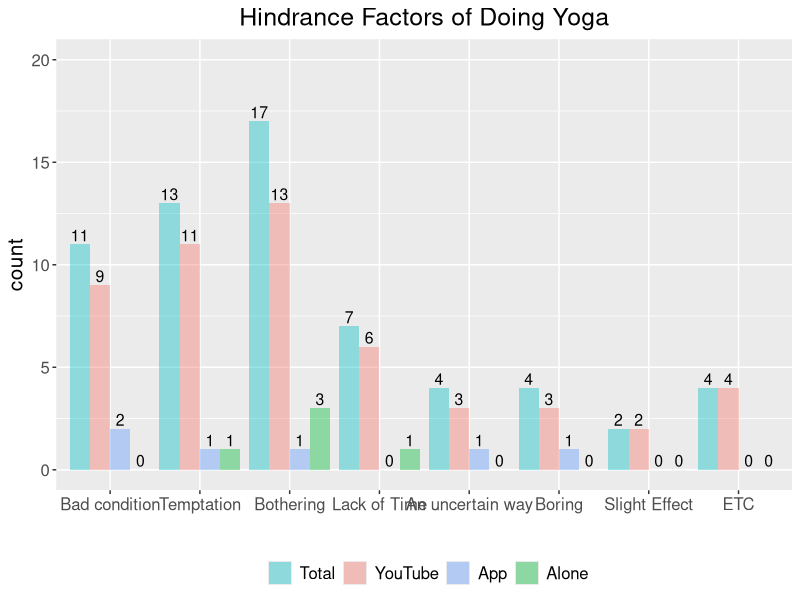
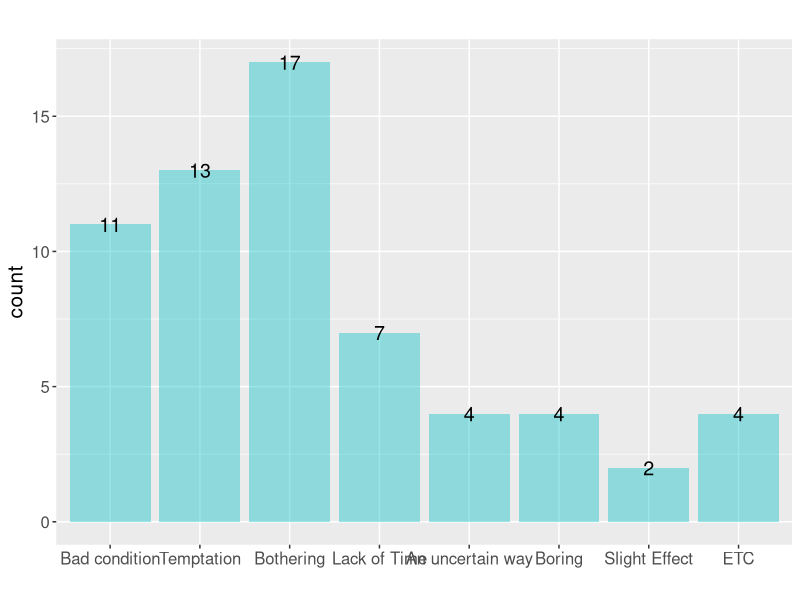
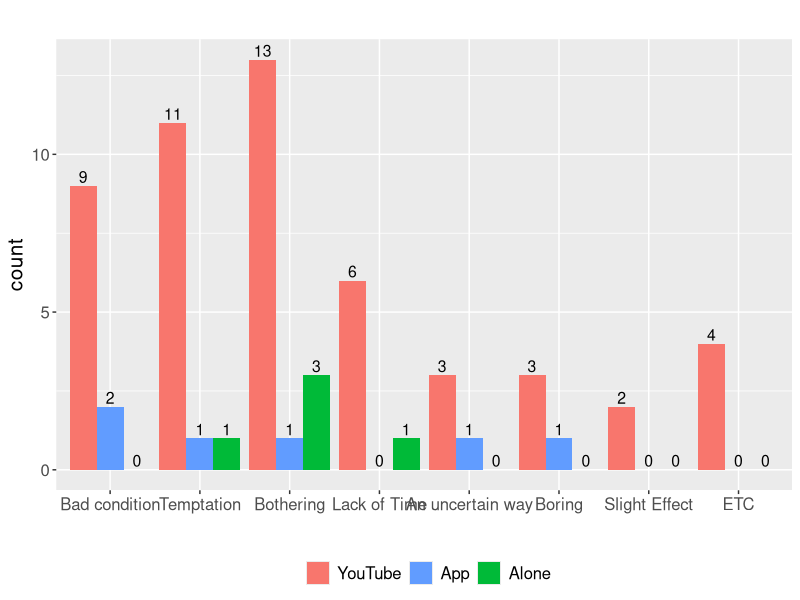
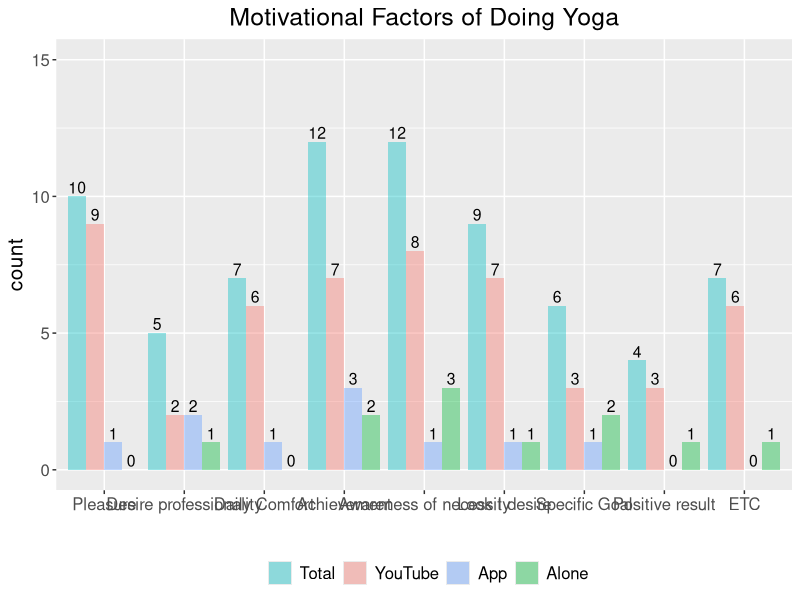
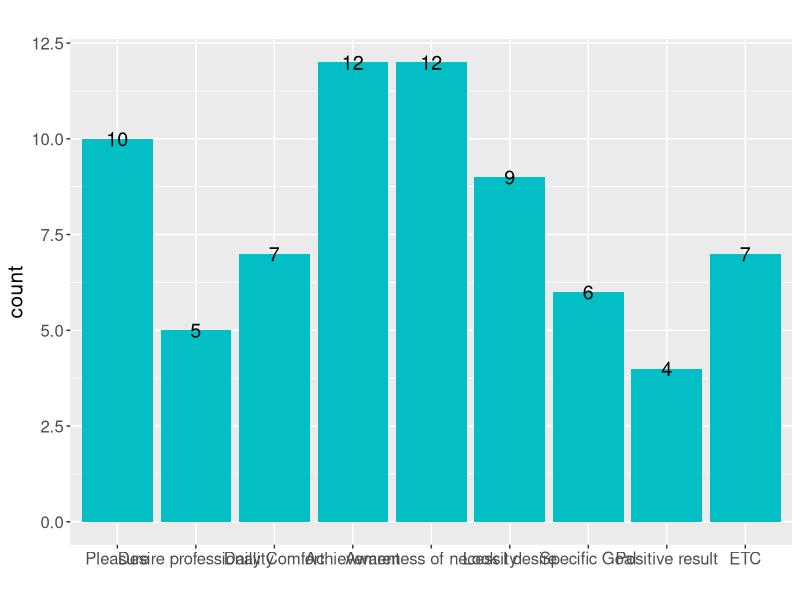
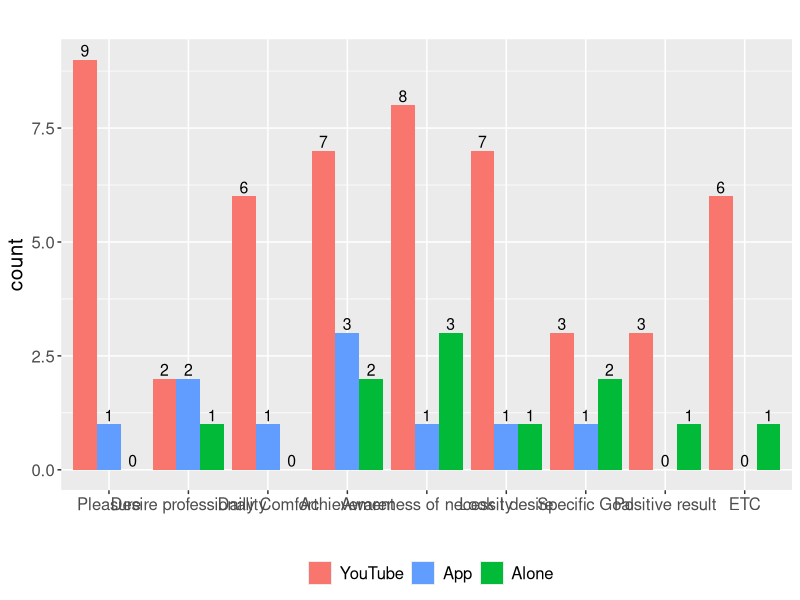
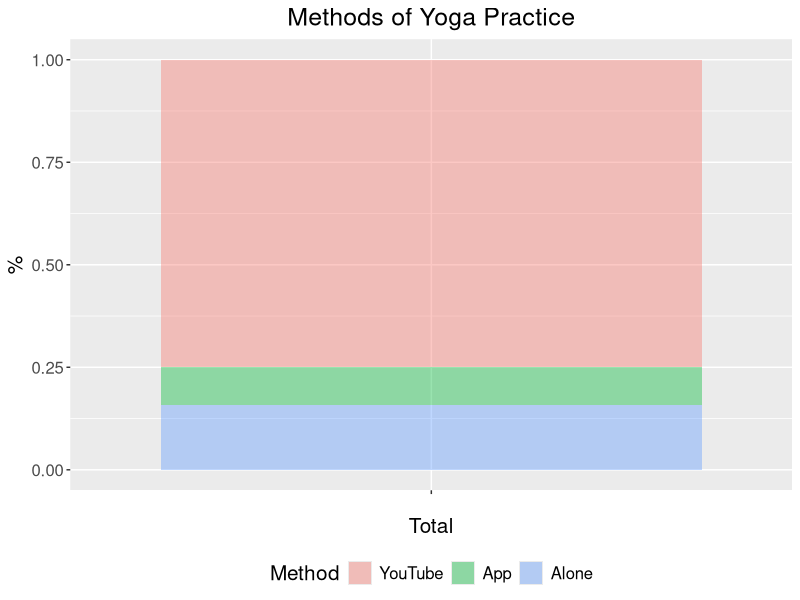
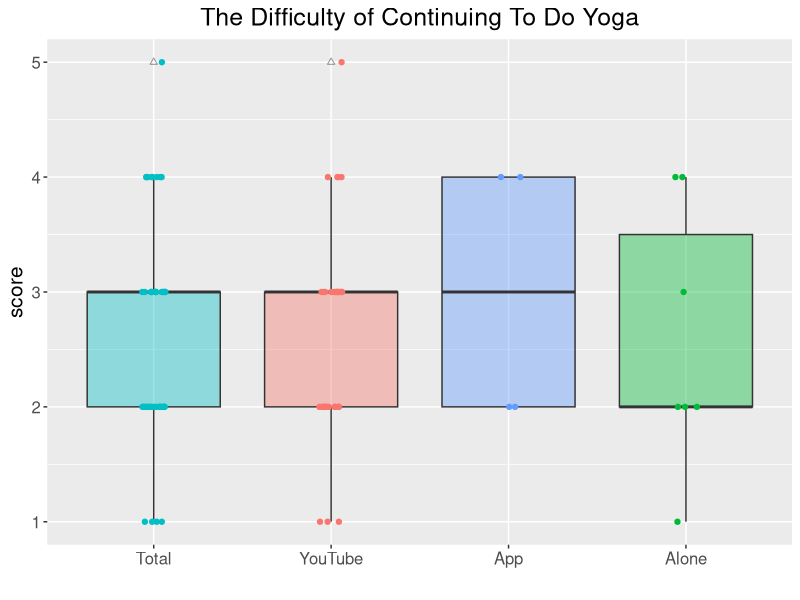

Write R code to recreate these figures, in order.
library(ggplot2)
library(plyr)
library(dplyr)

# ---------------- #
# RED:   "#F8766D" #
# *BLUE: "#01BFC4" #
# GREEN: "#00ba38" #
# BLUE:  "#619cff" #
# ---------------- #


### Set File Path for Window Environment
setwd('C:/Users/LeeSooHwan/Desktop/github/byteeVisualization')
### Set File Path for Mac Environment
setwd("/Users/Soohwan/Desktop/github/byteeVisualization")


### Start y axis
# Start Y axis from n
require(scales)
my_trans <- function(from=0) 
{
  trans <- function(x) x-from
  inv <- function(x) x+from
  trans_new("myscale", trans, inv, 
            domain = c(from, Inf))
}


### failFactor Visualization
# Load Whole Data
failFactor <- read.csv(file = "./data/backgroundResearch/revisedData/failFactor_44.csv", header=T, fileEncoding="UTF-8-BOM")

# Set Variables
failFactor$factor <- factor(failFactor$factor, level = c("badCondition", "temptation", "bothering", "lackOfTime", 
                                                                   "methodUncertainty", "boring", "slightEffect", "ETC"))
failFactor$type <- factor(failFactor$type, level = c("total", "youtube", "app", "alone"))
failFactor$score <- as.numeric(failFactor$score)

# Everything Visualization
factorLabel <- c("Bad condition", "Temptation", "Bothering", "Lack of Time", 
                 "An uncertain way", "Boring", "Slight Effect", "ETC") # Label should be revised!!!

p <- ggplot(failFactor, aes(x=factor, y=score, fill=type, label = score)) +
  geom_bar(stat="identity", position=position_dodge(), alpha=0.4) +
  scale_x_discrete(labels = factorLabel) +
  scale_fill_manual(name = "", labels = c("Total", "YouTube", "App", "Alone"), values = c("total" = "#01BFC4", "youtube" = "#f8766d","app" = "#619cff", "alone" = "#00ba38")) +
  geom_text(size = 4, position=position_dodge(0.9), vjust=-0.25) +
  #scale_y_continuous(trans = my_trans( from=1),breaks = c(0,2,3)) + 
  #coord_cartesian(ylim = c(1, 17)) +
  ylim(0,20) +
  labs(title="Hindrance Factors of Doing Yoga", x="", y = "count") + theme(legend.position="bottom", plot.title = element_text(hjust = 0.5), text=element_text(size=15))
p

# Total Only
failFactorTotal <- subset(failFactor, type == "total")
failFactorTotal$factor <- factor(failFactorTotal$factor, level = c("badCondition", "temptation", "bothering", "lackOfTime", 
                                                         "methodUncertainty", "boring", "slightEffect", "ETC"))
factorLabel <- c("Bad condition", "Temptation", "Bothering", "Lack of Time", 
                 "An uncertain way", "Boring", "Slight Effect", "ETC") # Label should be revised!!!

p<- ggplot(data = failFactorTotal, aes(x=factor, y=score, label=score))+
  geom_bar(stat="identity", fill = "#01BFC4", alpha=0.4) +
  scale_x_discrete(labels = factorLabel) +
  geom_text(size = 5, position = "identity") +
  labs(title="", x="", y = "count") +
  theme(legend.position="none", plot.title = element_text(hjust = 0.5), text=element_text(size=15))
print(p)

# 3 Factors Only (YouTube, App, Alone)
failFactorThree <- subset(failFactor, type %in% c("youtube", "app", "alone"))
failFactorThree$factor <- factor(failFactorThree$factor, level = c("badCondition", "temptation", "bothering", "lackOfTime", 
                                                                   "methodUncertainty", "boring", "slightEffect", "ETC"))
failFactorThree$type <- factor(failFactorThree$type, level = c("youtube", "app", "alone"))
failFactorThree$score <- as.numeric(failFactorThree$score)
factorLabel <- c("Bad condition", "Temptation", "Bothering", "Lack of Time", 
                 "An uncertain way", "Boring", "Slight Effect", "ETC") # Label should be revised!!!

p <- ggplot(failFactorThree, aes(x=factor, y=score, fill=type, label = score)) +
  geom_bar(stat="identity", position=position_dodge()) +
  scale_x_discrete(labels = factorLabel) +
  scale_fill_manual(name = "", labels = c("YouTube", "App", "Alone"), values = c("youtube" = "#f8766d","app" = "#619cff", "alone" = "#00ba38")) +
  geom_text(size = 4, position=position_dodge(0.9), vjust=-0.25) +
  labs(title="", x="", y = "count") + theme(legend.position="bottom", plot.title = element_text(hjust = 0.5), text=element_text(size=15))
p


### successFactor Visualization
# Load Whole Data
successFactor <- read.csv(file = "./data/backgroundResearch/revisedData/successFactor_44.csv", header=T, fileEncoding="UTF-8-BOM")

# Everything Visualization
successFactor$factor <- factor(successFactor$factor, level = c("pleasure", "desireProfessional", "dailyComfortable", "satisfaction", 
                                                         "necessityRecognition", "beMyself", "specificGoal","positiveResult", "ETC"))
successFactor$type <- factor(successFactor$type, level = c("total", "youtube", "app", "alone"))
successFactor$score <- as.numeric(successFactor$score)
factorLabel <- c("Pleasure", "Desire professionality", "Daily Comfort", "Achievement", 
                 "Awareness of necessity", "Look I desire", "Specific Goal","Positive result", "ETC") # Label should be revised!!!

p <- ggplot(successFactor, aes(x=factor, y=score, fill=type, label = score)) +
  geom_bar(stat="identity", position=position_dodge(), alpha=0.4) +
  scale_x_discrete(labels = factorLabel) +
  #scale_y_continuous(trans = my_trans( from=1),breaks = c(1,2,3,4,5)) + 
  #coord_cartesian(ylim = c(1, 15)) +
  scale_fill_manual(name = "", labels = c("Total", "YouTube", "App", "Alone"), values = c("total" = "#01BFC4", "youtube" = "#f8766d","app" = "#619cff", "alone" = "#00ba38")) +
  geom_text(size = 4, position=position_dodge(0.9), vjust=-0.25) +
  ylim(0,15) +
  labs(title="Motivational Factors of Doing Yoga", x="", y = "count") + theme(legend.position="bottom", plot.title = element_text(hjust = 0.5), text=element_text(size=15))
p

# Total Only
successFactorTotal <- subset(successFactor, type == "total")
successFactorTotal$factor <- factor(successFactorTotal$factor, level = c("pleasure", "desireProfessional", "dailyComfortable", "satisfaction", 
                                                               "necessityRecognition", "beMyself", "specificGoal","positiveResult", "ETC"))
factorLabel <- c("Pleasure", "Desire professionality", "Daily Comfort", "Achievement", 
                 "Awareness of necessity", "Look I desire", "Specific Goal","Positive result", "ETC") # Label should be revised!!!

p<- ggplot(data = successFactorTotal, aes(x=factor, y=score, label=score))+
  geom_bar(stat="identity", fill = "#01BFC4") +
  scale_x_discrete(labels = factorLabel) +
  geom_text(size = 5, position = "identity") +
  labs(title="", x="", y = "count") +
  theme(legend.position="none", plot.title = element_text(hjust = 0.5), text=element_text(size=15))
print(p)

# 3 Factors Only (Youtube, App, Alone)
successFactorThree <- subset(successFactor, type %in% c("youtube", "app", "alone"))
successFactorThree$factor <- factor(successFactorThree$factor, level = c("pleasure", "desireProfessional", "dailyComfortable", "satisfaction", 
                                                                         "necessityRecognition", "beMyself", "specificGoal","positiveResult", "ETC"))
successFactorThree$type <- factor(successFactorThree$type, level = c("youtube", "app", "alone"))
successFactorThree$score <- as.numeric(successFactorThree$score)
factorLabel <- c("Pleasure", "Desire professionality", "Daily Comfort", "Achievement", 
                 "Awareness of necessity", "Look I desire", "Specific Goal","Positive result", "ETC") # Label should be revised!!!

p <- ggplot(successFactorThree, aes(x=factor, y=score, fill=type, label = score)) +
  geom_bar(stat="identity", position=position_dodge()) +
  scale_x_discrete(labels = factorLabel) +
  scale_fill_manual(name = "", labels = c("YouTube", "App", "Alone"), values = c("youtube" = "#f8766d","app" = "#619cff", "alone" = "#00ba38")) +
  geom_text(size = 4, position=position_dodge(0.9), vjust=-0.25) +
  labs(title="", x="", y = "count") + theme(legend.position="bottom", plot.title = element_text(hjust = 0.5), text=element_text(size=15))
p

### 5-points Likert Scale Visualization
# Necessary Function - Start Y axis from n
require(scales)
my_trans <- function(from=0) 
{
  trans <- function(x) x-from
  inv <- function(x) x+from
  trans_new("myscale", trans, inv, 
            domain = c(from, Inf))
}


# Load Whole Data
likertScale <- read.csv(file = "./data/backgroundResearch/revisedData/likertScale_44.csv", header=T, fileEncoding="UTF-8-BOM")
likertScale <-likertScale[,c(1:4)]
likertScale$type <- as.factor(likertScale$type)
likertScale$total <- as.factor(likertScale$total)

likertScaleYoutube <- subset(likertScale, type == "youtube")
likertScaleApp <- subset(likertScale, type == "app")
likertScaleAlone <- subset(likertScale, type == "alone")

# Normality Test
shapiro.test(likertScale$score)    # Whole
shapiro.test(likertScaleYoutube$score)    # Youtube
shapiro.test(likertScaleApp$score)    # App
shapiro.test(likertScaleAlone$score)    # Alone

# Check number of each reponses
length(which(likertScale$type=="youtube"))
length(which(likertScale$type=="app"))
length(which(likertScale$type=="alone"))

# Composition Plot
methodComposition <- read.csv(file = "./data/backgroundResearch/revisedData/methodComposition_44.csv", header=T, fileEncoding="UTF-8-BOM")
methodComposition$method <- factor(methodComposition$method, level = c("youtube", "app", "alone"))
factorLabel <- c("YouTube", "App", "Alone") # Label should be revised!!!

p <- ggplot(methodComposition, aes("", fill=method)) + geom_bar(position="fill", alpha=0.4) +
  labs(title="Methods of Yoga Practice", x="Total", y = "%") +
  scale_fill_discrete(name = "Method", labels = factorLabel) +
  theme(legend.position="bottom", plot.title = element_text(hjust = 0.5), text=element_text(size=15))
  #coord_polar(theta = "y")
p

# Boxplot - Whole
likertScaleWithTotal <- read.csv(file = "./data/backgroundResearch/revisedData/likertScaleWithTotal_44.csv", header=T, fileEncoding="UTF-8-BOM")
likertScaleWithTotal <-likertScaleWithTotal[,c(1:3)]
likertScaleWithTotal$type <- factor(likertScaleWithTotal$type, level = c("total", "youtube", "app", "alone"))
factorLabel <- c("Total", "YouTube", "App", "Alone") # Label should be revised!!!

p <- ggplot(likertScaleWithTotal, aes(x=type, y=score, fill = type)) + geom_boxplot(alpha=0.4, outlier.color = 'black',outlier.shape = 2) +
  scale_x_discrete(labels = factorLabel) +
  scale_fill_manual(name = "", labels = c("Total", "YouTube", "App", "Alone"), values = c("total"="#01BFC4", "youtube" = "#f8766d","app" = "#619cff", "alone" = "#00ba38")) +
  geom_point(aes(color = type), position=position_jitterdodge(), show.legend = F) +
  scale_color_manual(values = c("total" = "#01BFC4", "youtube" = "#f8766d","app" = "#619cff", "alone" = "#00ba38"))+
  #scale_color_manual(values = c("#01BFC4", "#01BFC4", "#01BFC4", "#01BFC4", "#01BFC4", "#01BFC4", "#01BFC4")) +
  labs(title="The Difficulty of Continuing To Do Yoga", x="", y = "score") +
  theme(plot.title = element_text(hjust = 0.5), text=element_text(size=15),legend.position = "")
p

# Boxplot - Total Only
p <- ggplot(likertScale, aes(x=total, y=score)) + geom_boxplot(fill="#01BFC4", alpha=0.4, outlier.color = 'black',outlier.shape = 2) +
  scale_x_discrete(labels = "Total") +
  geom_point(aes(color = total), position=position_jitterdodge(), show.legend = F) +
  scale_color_manual(values = "#01BFC4")+
  labs(title="", x="", y = "score") +
  theme(plot.title = element_text(hjust = 0.5), text=element_text(size=15),legend.position = "bottom")
p

# Boxplot - 3 factors Only (youtube, app, alone)
likertScale$type <- factor(likertScale$type, level = c("youtube", "app", "alone"))
factorLabel <- c("YouTube", "App", "Alone") # Label should be revised!!!

p <- ggplot(likertScale, aes(x=type, y=score, fill = type)) + geom_boxplot(alpha=0.4, outlier.color = 'black',outlier.shape = 2) +
  scale_x_discrete(labels = factorLabel) +
  scale_fill_manual(name = "", labels = c("YouTube", "App", "Alone"), values = c("youtube" = "#f8766d","app" = "#619cff", "alone" = "#00ba38")) +
  geom_point(aes(color = type), position=position_jitterdodge(), show.legend = F) +
  scale_color_manual(values = c("youtube" = "#f8766d","app" = "#619cff", "alone" = "#00ba38"))+
  #scale_color_manual(values = c("#01BFC4", "#01BFC4", "#01BFC4", "#01BFC4", "#01BFC4", "#01BFC4", "#01BFC4")) +
  labs(title="", x="", y = "score") +
  theme(plot.title = element_text(hjust = 0.5), text=element_text(size=15),legend.position = "")
p

#################
### Total
# 95% Confidence Interval - Total
likertScaleTotalOnly <- read.csv(file = "./data/backgroundResearch/revisedData/likertScaleTotalOnly_44.csv", header=T, fileEncoding="UTF-8-BOM")
os_summary <- data.frame(matrix(ncol = 5))
colnames(os_summary) <- c("type", "meanVal", "sdVal", "seVal", "ciVal")
meanVal <- mean(likertScaleTotalOnly$score)
sdVal <- sd(likertScaleTotalOnly$score)
seVal <- sdVal/sqrt(38)
#ciVal <- 1.96*seVal
ciVal <- qnorm(0.975)*seVal
os_summary <- rbind(os_summary, c("total", round(meanVal,2), round(sdVal,2), round(seVal,2), round(ciVal,2)))
os_summary <- os_summary[-1 , ]
row.names(os_summary) = NULL

os_summary$meanVal = as.numeric(os_summary$meanVal)
os_summary$sdVal = as.numeric(os_summary$sdVal)
os_summary$seVal = as.numeric(os_summary$seVal)
os_summary$ciVal = as.numeric(os_summary$ciVal)

# Default bar plot with 95% confidence level error bar  - Total
os_summary$type <- factor(os_summary$type)
satisfactionLabel <- "Total"
p <- ggplot(os_summary, aes(x=type, y=meanVal)) + 
  geom_bar(stat="identity", position=position_dodge(), fill = "#01BFC4") +
  geom_errorbar(aes(ymin=meanVal-ciVal, ymax=meanVal+ciVal), width=.2,position=position_dodge(.9)) +
  scale_y_continuous(trans = my_trans( from=1),breaks = c(1,2,3,4,5)) + 
  scale_x_discrete(labels = satisfactionLabel) +
  coord_cartesian(ylim = c(1, 5)) +
  #scale_fill_manual(values = "#01BFC4")+
  labs(title="", x="", y = "score") +
  theme(legend.position="none", plot.title = element_text(hjust = 0.5), text=element_text(size=15))
p

### YouTube
# 95% Confidence Interval - Youtube
likertScaleTotalOnly <- read.csv(file = "./data/backgroundResearch/revisedData/likertScaleYoutubeOnly_44.csv", header=T, fileEncoding="UTF-8-BOM")
youtube_summary <- data.frame(matrix(ncol = 5))
colnames(youtube_summary) <- c("type", "meanVal", "sdVal", "seVal", "ciVal")
meanVal <- mean(likertScaleTotalOnly$score)
sdVal <- sd(likertScaleTotalOnly$score)
seVal <- sdVal/sqrt(38)
#ciVal <- 1.96*seVal
ciVal <- qnorm(0.975)*seVal
youtube_summary <- rbind(youtube_summary, c("total", round(meanVal,2), round(sdVal,2), round(seVal,2), round(ciVal,2)))
youtube_summary <- youtube_summary[-1 , ]
row.names(youtube_summary) = NULL

youtube_summary$meanVal = as.numeric(youtube_summary$meanVal)
youtube_summary$sdVal = as.numeric(youtube_summary$sdVal)
youtube_summary$seVal = as.numeric(youtube_summary$seVal)
youtube_summary$ciVal = as.numeric(youtube_summary$ciVal)

# Default bar plot with 95% confidence level error bar  - Total
youtube_summary$type <- factor(os_summary$type)
satisfactionLabel <- "YouTube"
p <- ggplot(youtube_summary, aes(x=type, y=meanVal)) + 
  geom_bar(stat="identity", position=position_dodge(), fill = "#F8766D") +
  geom_errorbar(aes(ymin=meanVal-ciVal, ymax=meanVal+ciVal), width=.2,position=position_dodge(.9)) +
  scale_y_continuous(trans = my_trans( from=1),breaks = c(1,2,3,4,5)) + 
  scale_x_discrete(labels = satisfactionLabel) +
  coord_cartesian(ylim = c(1, 5)) +
  #scale_fill_manual(values = "#01BFC4")+
  labs(title="", x="", y = "score") +
  theme(legend.position="none", plot.title = element_text(hjust = 0.5), text=element_text(size=15))
p

### Age Plot
ageComposition <- read.csv(file = "./data/backgroundResearch/revisedData/age_44.csv", header=T, fileEncoding="UTF-8-BOM")
ageComposition$age <- factor(ageComposition$age, level = c("10s", "20s", "30s", "40s"))
factorLabel <- c("10s", "20s", "30s", "40s") # Label should be revised!!!

p <- ggplot(ageComposition, aes("", fill=age)) + geom_bar(position="fill", alpha=0.4) +
  labs(title="Participant Age", x="Participants", y = "%") +
  scale_fill_manual(name = "Age", labels = factorLabel, values = c("10s" = "#f8766d","20s" = "#619cff", "30s" = "#00ba38", "40s" = "#01BFC4")) +
  theme(legend.position="bottom", plot.title = element_text(hjust = 0.5), text=element_text(size=15))
#scale_fill_discrete(name = "Age", labels = factorLabel) #+
#coord_polar(theta = "y")
p


v = c(23,15,5)
k = c('1st','2nd','3rd')
df = data.frame(rank=k,value=v)

pie = ggplot(df,aes(x="",y=value,fill=rank))+geom_bar(width=10,stat='identity') + coord_polar('y',start=0)+geom_text(aes(label=value),position = position_stack(vjust=0.5))
pie
